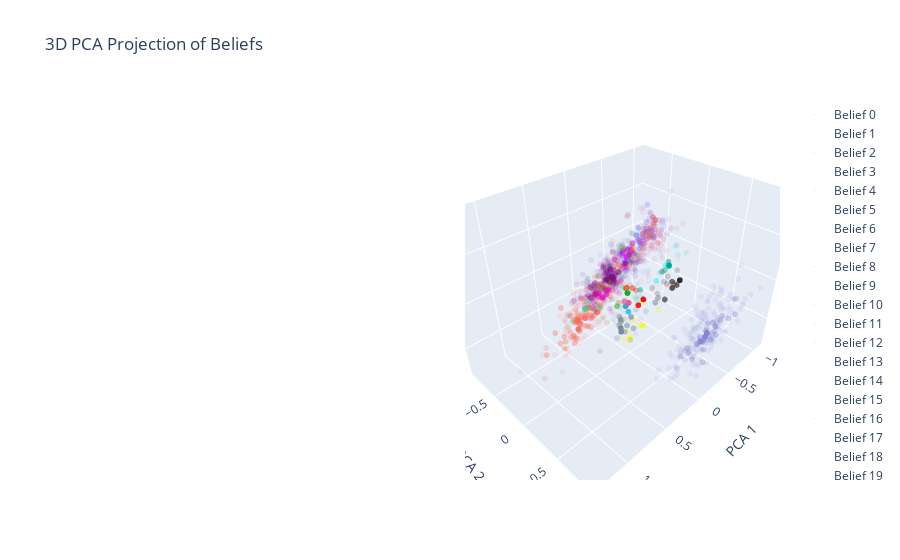

This figure's notebook cell:
### Code cell
from epsilon_transformers.process.processes import RRXOR
import numpy as np
from epsilon_transformers.training.configs import RawModelConfig

model = model_config = RawModelConfig(
            d_vocab=config["d_vocab"],
            d_model=config["d_model"],
            n_ctx=config["n_ctx"],
            d_head=config["d_head"],
            n_head=config["n_heads"],
            d_mlp=config["d_model"] * 4,
            n_layers=config["n_layers"],
        ).to_hooked_transformer(seed=1337, device=device)


save_point = 20000
model.load_state_dict(torch.load(f"{download_dir}/model_epoch_{save_point}.pt", map_location=device))

process = RRXOR()
msp = process.derive_mixed_state_presentation(depth=config["n_ctx"] + 1)
msp_paths_and_beliefs = msp.paths_and_belief_states

msp_paths = [np.array(x[0]) for x in msp_paths_and_beliefs]
msp_beliefs = [x[1] for x in msp_paths_and_beliefs]
msp_beliefs = [tuple(round(b, 5) for b in belief) for belief in msp_beliefs]
msp_unique_beliefs = set(msp_beliefs)
print(f"Unique beliefs: {len(msp_unique_beliefs)} out of {len(msp_beliefs)}")

pca = PCA(n_components=3)
pca.fit(msp_beliefs)
msp_beliefs_pca = pca.transform(msp_beliefs)

msp_belief_index = {b: i for i, b in enumerate(msp_unique_beliefs)}
msp_beliefs_index = [msp_belief_index[tuple(round(b, 5) for b in belief)] for belief in msp_beliefs]

X = [x for x in msp.paths if len(x) == config["n_ctx"]]
X = torch.tensor(X, dtype=torch.int).to(device) # (batch, n_ctx)

X_beliefs = torch.zeros(X.shape[0], X.shape[1], 5).to(device)
X_belief_indices = torch.zeros(X.shape[0], X.shape[1], 1).to(device)


for i in range(X.shape[0]):
    for j in range(X.shape[1]):
        p = X[i, :j+1].cpu().numpy()
        # find which index of msp_paths is p
        path_index = int(np.where([np.array_equal(p, x) for x in msp_paths])[0])
        msp_belief_state = msp_beliefs[path_index]
        X_beliefs[i, j] = torch.tensor(msp_belief_state, dtype=torch.float32)
        X_belief_indices[i, j] = torch.tensor(msp_belief_index[msp_belief_state], dtype=torch.int)



_, cache = model.run_with_cache(X, names_filter=lambda x: 'ln1.hook_normalized' in x)

acts = torch.cat([cache[f"blocks.{i}.ln1.hook_normalized"] for i in range(4)], dim=-1) # (batch, n_ctx, 4 * d_model)

acts_flattened = acts.view(-1, acts.shape[-1]).cpu().numpy()
X_beliefs_flattened = X_beliefs.view(-1, X_beliefs.shape[-1]).cpu().numpy()

regression = LinearRegression()
regression.fit(acts_flattened, X_beliefs_flattened)

result = regression.predict(acts_flattened)

result_pca = pca.transform(result)

# plot result pca in 3d using plotly
import plotly.graph_objects as go



import plotly.graph_objects as go

X_belief_indices_flattened = X_belief_indices.view(-1).cpu().numpy()

colors = px.colors.qualitative.Light24 + px.colors.qualitative.Dark24 + px.colors.qualitative.Plotly
fig = go.Figure()

from plotly.subplots import make_subplots

# Create a subplot with 1 row and 2 columns
fig = make_subplots(rows=1, cols=2, specs=[[{'type': 'scatter3d'}, {'type': 'scatter3d'}]])

# Plot msp_beliefs_pca on the left (first subplot)
msp_beliefs_pca_data = msp_beliefs_pca
for b in range(len(msp_unique_beliefs)):
    relevant_indices = msp_beliefs_index == b
    relevant_data = msp_beliefs_pca_data[relevant_indices]
    fig.add_trace(go.Scatter3d(x=relevant_data[:, 0],
                           y=relevant_data[:, 1],
                           z=relevant_data[:, 2],
                           mode='markers',
                           name=f'Belief {b}',
                           marker=dict(size=5, color=colors[b], opacity=0.5)),
              row=1, col=1)

# Plot result_pca on the right (second subplot)
for b in range(len(msp_unique_beliefs)):
    relevant_indices = np.where(X_belief_indices_flattened == b)[0]
    relevant_data = result_pca[relevant_indices]
    fig.add_trace(go.Scatter3d(x=relevant_data[:, 0],
                               y=relevant_data[:, 1],
                               z=relevant_data[:, 2],
                               mode='markers',
                               name=f'Belief {b}',
                               marker=dict(size=2, color=colors[b]), opacity=0.1),
                  row=1, col=2)

fig.update_layout(title='3D PCA Projection of Beliefs',
                  scene=dict(xaxis_title='PCA 1', yaxis_title='PCA 2', zaxis_title='PCA 3'),
                  scene2=dict(xaxis_title='PCA 1', yaxis_title='PCA 2', zaxis_title='PCA 3'))
fig.show()
